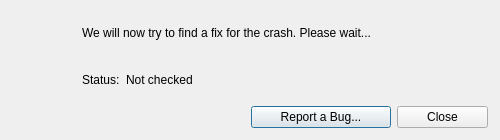
<?xml version="1.0" encoding="UTF-8"?>
<ui version="4.0">
 <class>CrashSolutionCheckDialog</class>
 <widget class="QDialog" name="CrashSolutionCheckDialog">
  <property name="windowModality">
   <enum>Qt::WindowModal</enum>
  </property>
  <property name="geometry">
   <rect>
    <x>0</x>
    <y>0</y>
    <width>500</width>
    <height>140</height>
   </rect>
  </property>
  <property name="minimumSize">
   <size>
    <width>500</width>
    <height>140</height>
   </size>
  </property>
  <property name="maximumSize">
   <size>
    <width>500</width>
    <height>140</height>
   </size>
  </property>
  <property name="windowTitle">
   <string>Unity has stopped working</string>
  </property>
  <property name="windowIcon">
   <iconset resource="resedit.qrc">
    <normaloff>:/new/prefix1/icon.png</normaloff>:/new/prefix1/icon.png</iconset>
  </property>
  <layout class="QVBoxLayout" name="verticalLayout_3">
   <property name="leftMargin">
    <number>12</number>
   </property>
   <property name="topMargin">
    <number>12</number>
   </property>
   <property name="rightMargin">
    <number>12</number>
   </property>
   <property name="bottomMargin">
    <number>12</number>
   </property>
   <item>
    <layout class="QVBoxLayout" name="verticalLayout" stretch="1,0">
     <item>
      <layout class="QHBoxLayout" name="horizontalLayout_2" stretch="0,1">
       <item>
        <widget class="QLabel" name="logoLabel">
         <property name="minimumSize">
          <size>
           <width>64</width>
           <height>64</height>
          </size>
         </property>
         <property name="text">
          <string>&lt;html&gt;&lt;head/&gt;&lt;body&gt;&lt;p&gt;&lt;img width=&quot;64&quot; src=&quot;:/new/prefix1/icon.png&quot;/&gt;&lt;/p&gt;&lt;/body&gt;&lt;/html&gt;</string>
         </property>
         <property name="alignment">
          <set>Qt::AlignLeading|Qt::AlignLeft|Qt::AlignTop</set>
         </property>
         <property name="margin">
          <number>4</number>
         </property>
        </widget>
       </item>
       <item>
        <layout class="QVBoxLayout" name="verticalLayout_2">
         <item>
          <widget class="QLabel" name="descriptionLabel">
           <property name="text">
            <string>We will now try to find a fix for the crash. Please wait...</string>
           </property>
           <property name="wordWrap">
            <bool>true</bool>
           </property>
          </widget>
         </item>
         <item>
          <layout class="QHBoxLayout" name="horizontalLayout_3" stretch="0,0,0,1">
           <item>
            <widget class="QLabel" name="statusTitleLabel">
             <property name="text">
              <string>Status:</string>
             </property>
            </widget>
           </item>
           <item>
            <widget class="QLabel" name="statusLabel">
             <property name="text">
              <string>Not checked</string>
             </property>
             <property name="openExternalLinks">
              <bool>true</bool>
             </property>
            </widget>
           </item>
           <item>
            <widget class="QLabel" name="progressBarLabel">
             <property name="text">
              <string/>
             </property>
             <property name="pixmap">
              <pixmap resource="resedit.qrc">:/new/prefix1/progress.gif</pixmap>
             </property>
            </widget>
           </item>
           <item>
            <spacer name="horizontalSpacer_2">
             <property name="orientation">
              <enum>Qt::Horizontal</enum>
             </property>
             <property name="sizeHint" stdset="0">
              <size>
               <width>40</width>
               <height>20</height>
              </size>
             </property>
            </spacer>
           </item>
          </layout>
         </item>
        </layout>
       </item>
      </layout>
     </item>
     <item>
      <layout class="QHBoxLayout" name="horizontalLayout" stretch="0,0,0">
       <property name="spacing">
        <number>-1</number>
       </property>
       <property name="sizeConstraint">
        <enum>QLayout::SetDefaultConstraint</enum>
       </property>
       <item>
        <spacer name="horizontalSpacer">
         <property name="orientation">
          <enum>Qt::Horizontal</enum>
         </property>
         <property name="sizeHint" stdset="0">
          <size>
           <width>40</width>
           <height>20</height>
          </size>
         </property>
        </spacer>
       </item>
       <item>
        <widget class="QPushButton" name="reportBugButton">
         <property name="minimumSize">
          <size>
           <width>140</width>
           <height>0</height>
          </size>
         </property>
         <property name="text">
          <string>Report a Bug...</string>
         </property>
        </widget>
       </item>
       <item>
        <widget class="QPushButton" name="closeButton">
         <property name="minimumSize">
          <size>
           <width>91</width>
           <height>0</height>
          </size>
         </property>
         <property name="text">
          <string>Close</string>
         </property>
        </widget>
       </item>
      </layout>
     </item>
    </layout>
   </item>
  </layout>
 </widget>
 <resources>
  <include location="resedit.qrc"/>
 </resources>
 <connections/>
</ui>
